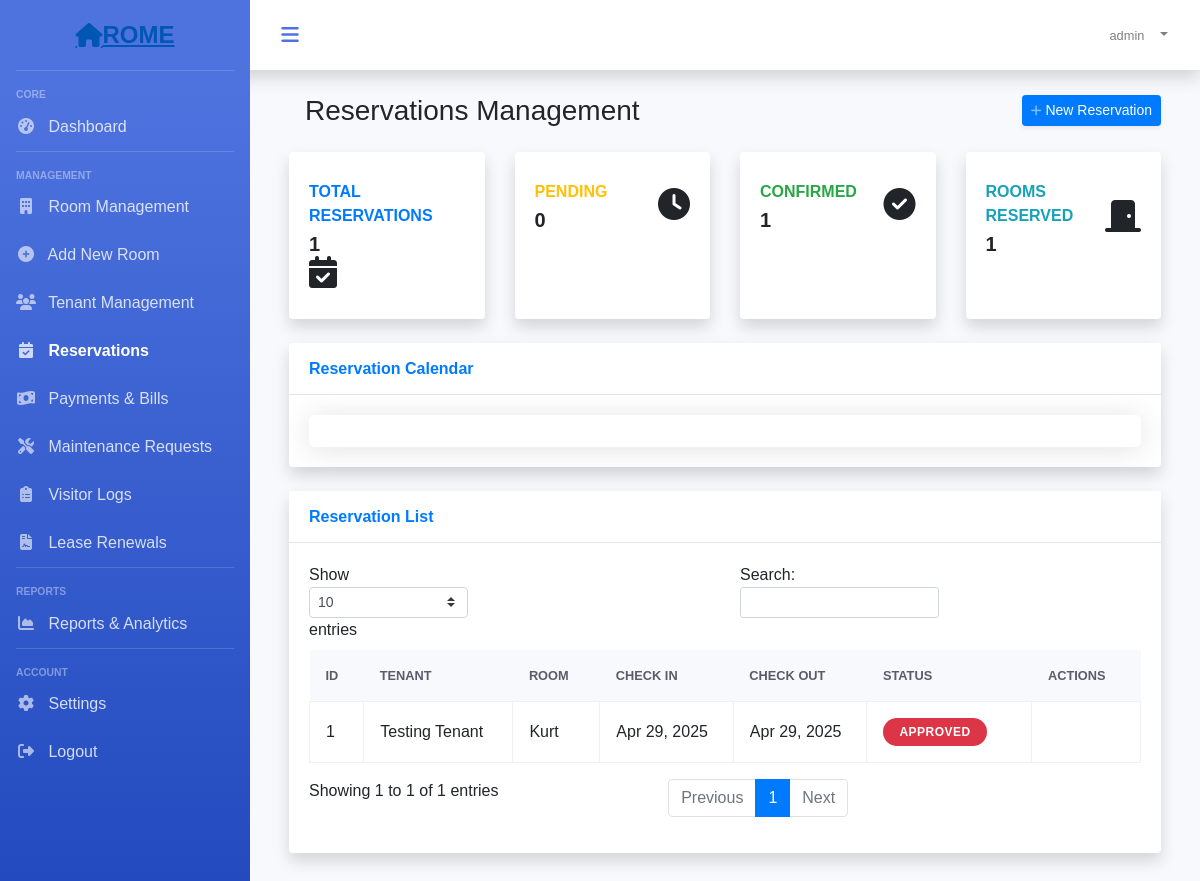
Page /app/reservations.php (signed in) on the committed database.
### tables this page shows
CREATE TABLE `reservations` (
  `id` int(10) UNSIGNED NOT NULL,
  `user_id` int(10) UNSIGNED NOT NULL,
  `room_id` int(10) UNSIGNED NOT NULL,
  `check_in_date` date NOT NULL,
  `check_out_date` date NOT NULL,
  `status` enum('pending','approved','rejected','cancelled') NOT NULL DEFAULT 'pending',
  `created_at` timestamp NULL DEFAULT current_timestamp(),
  `updated_at` timestamp NULL DEFAULT current_timestamp()
);

CREATE TABLE `users` (
  `id` int(10) UNSIGNED NOT NULL,
  `fullname` varchar(191) NOT NULL,
  `mobile` varchar(191) NOT NULL,
  `username` varchar(191) NOT NULL,
  `email` varchar(191) NOT NULL,
  `address` varchar(255) DEFAULT NULL,
  `image` varchar(255) DEFAULT NULL,
  `password` varchar(191) NOT NULL,
  `created_at` timestamp NULL DEFAULT current_timestamp(),
  `updated_at` timestamp NULL DEFAULT current_timestamp(),
  `role` varchar(100) DEFAULT 'user',
  `status` int(1) NOT NULL DEFAULT 1
);

CREATE TABLE `room_rental_registrations` (
  `id` int(10) UNSIGNED NOT NULL,
  `fullname` varchar(191) NOT NULL,
  `mobile` varchar(191) NOT NULL,
  `alternat_mobile` varchar(191) NOT NULL,
  `email` varchar(191) NOT NULL,
  `country` varchar(191) NOT NULL,
  `state` varchar(191) NOT NULL,
  `city` varchar(191) NOT NULL,
  `landmark` varchar(191) NOT NULL,
  `rent` varchar(191) NOT NULL,
  `sale` varchar(190) DEFAULT NULL,
  `deposit` varchar(191) NOT NULL,
  `plot_number` varchar(191) NOT NULL,
  `rooms` varchar(100) DEFAULT NULL,
  `address` varchar(191) NOT NULL,
  `accommodation` varchar(191) NOT NULL,
  `description` varchar(191) NOT NULL,
  `image` longtext DEFAULT NULL,
  `open_for_sharing` varchar(191) DEFAULT NULL,
  `other` varchar(191) DEFAULT NULL,
  `vacant` int(1) NOT NULL DEFAULT 1,
  `created_at` timestamp NULL DEFAULT current_timestamp(),
  `updated_at` timestamp NULL DEFAULT current_timestamp(),
  `user_id` int(10) DEFAULT NULL
);

### app/reservations.php (the view, shortened to what this page needs)
<?php
require_once('../includes/functions.php');
$stmt = $connect->prepare("
    SELECT r.*, u.fullname as tenant_name, rm.fullname as room_name,
           rm.rent as rent_per_month, rm.rooms as room_type
    FROM reservations r
    JOIN users u ON r.user_id = u.id
    JOIN room_rental_registrations rm ON r.room_id = rm.id
    ORDER BY r.created_at DESC
");
$stmt->execute();
$reservations = $stmt->fetchAll(PDO::FETCH_ASSOC);
$stmt = $connect->prepare("
    SELECT
        COUNT(*) as total_reservations,
        SUM(CASE WHEN status = 'pending' THEN 1 ELSE 0 END) as pending_reservations,
        SUM(CASE WHEN status = 'approved' THEN 1 ELSE 0 END) as confirmed_reservations,
        COUNT(DISTINCT room_id) as rooms_reserved
    FROM reservations
    WHERE status != 'cancelled' AND status != 'rejected'
");
$stmt->execute();
$stats = $stmt->fetch(PDO::FETCH_ASSOC);
$page_title = "Reservations Management";
?>
<!DOCTYPE html>
<html lang="en">
<head>
    <link href="https://stackpath.bootstrapcdn.com/bootstrap/4.5.2/css/bootstrap.min.css" rel="stylesheet">
    <link href="https://cdnjs.cloudflare.com/ajax/libs/font-awesome/6.5.1/css/all.min.css" rel="stylesheet">
    <link href='https://cdn.jsdelivr.net/npm/fullcalendar@5.11.3/main.min.css' rel='stylesheet' />
</head>
<body>
    <div id="wrapper">
        <?php include('../auth/includes/sidebar.php'); ?>
        <div id="content-wrapper">
            <div id="content">
                <nav class="navbar navbar-expand navbar-light bg-white topbar mb-4 static-top shadow">
                    <button id="sidebarToggleBtn" class="btn btn-link rounded-circle mr-3">
                        <i class="fa fa-bars"></i>
                    </button>
                    <ul class="navbar-nav ml-auto">
                        <li class="nav-item dropdown no-arrow">
                            <a class="nav-link dropdown-toggle" href="#" id="userDropdown" role="button" data-toggle="dropdown">
                                <span class="mr-2 d-none d-lg-inline text-gray-600 small">
                                    <?php echo $_SESSION['username']; ?>
                                </span>
                            </a>
                        </li>
                    </ul>
                </nav>
                <div class="container-fluid">
                    <div class="d-sm-flex align-items-center justify-content-between mb-4">
                        <h1 class="h3 mb-0 text-gray-800"><?php echo $page_title; ?></h1>
                        <a href="#" class="d-none d-sm-inline-block btn btn-sm btn-primary shadow-sm" data-toggle="modal" data-target="#newReservationModal">
                            <i class="fas fa-plus fa-sm text-white-50"></i> New Reservation
                        </a>
                    </div>
                    <div class="row">
                        <div class="col-xl-3 col-md-6 mb-4">
                            <div class="card border-left-primary shadow h-100 py-2 reservation-card">
                                <div class="card-body">
                                    <div class="row no-gutters align-items-center">
                                        <div class="col mr-2">
                                            <div class="text-xs font-weight-bold text-primary text-uppercase mb-1">
                                                Total Reservations
                                            </div>
                                            <div class="h5 mb-0 font-weight-bold text-gray-800">
                                                <?php echo $stats['total_reservations']; ?>
                                            </div>
                                        </div>
                                        <div class="col-auto">
                                            <i class="fas fa-calendar-check fa-2x text-gray-300"></i>
                                        </div>
                                    </div>
                                </div>
                            </div>
                        </div>
                        <div class="col-xl-3 col-md-6 mb-4">
                            <div class="card border-left-warning shadow h-100 py-2 reservation-card">
                                <div class="card-body">
                                    <div class="row no-gutters align-items-center">
                                        <div class="col mr-2">
                                            <div class="text-xs font-weight-bold text-warning text-uppercase mb-1">
                                                Pending
                                            </div>
                                            <div class="h5 mb-0 font-weight-bold text-gray-800">
                                                <?php echo $stats['pending_reservations']; ?>
                                            </div>
                                        </div>
                                        <div class="col-auto">
                                            <i class="fas fa-clock fa-2x text-gray-300"></i>
                                        </div>
                                    </div>
                                </div>
                            </div>
                        </div>
                        <div class="col-xl-3 col-md-6 mb-4">
                            <div class="card border-left-success shadow h-100 py-2 reservation-card">
                                <div class="card-body">
                                    <div class="row no-gutters align-items-center">
                                        <div class="col mr-2">
                                            <div class="text-xs font-weight-bold text-success text-uppercase mb-1">
                                                Confirmed
                                            </div>
                                            <div class="h5 mb-0 font-weight-bold text-gray-800">
                                                <?php echo $stats['confirmed_reservations']; ?>
                                            </div>
                                        </div>
                                        <div class="col-auto">
                                            <i class="fas fa-check-circle fa-2x text-gray-300"></i>
                                        </div>
                                    </div>
                                </div>
                            </div>
                        </div>
                        <div class="col-xl-3 col-md-6 mb-4">
                            <div class="card border-left-info shadow h-100 py-2 reservation-card">
                                <div class="card-body">
                                    <div class="row no-gutters align-items-center">
                                        <div class="col mr-2">
                                            <div class="text-xs font-weight-bold text-info text-uppercase mb-1">
                                                Rooms Reserved
                                            </div>
                                            <div class="h5 mb-0 font-weight-bold text-gray-800">
                                                <?php echo $stats['rooms_reserved']; ?>
                                            </div>
                                        </div>
                                        <div class="col-auto">
                                            <i class="fas fa-door-closed fa-2x text-gray-300"></i>
                                        </div>
                                    </div>
                                </div>
                            </div>
                        </div>
                    </div>
                    <div class="card shadow mb-4">
                        <div class="card-header py-3">
                            <h6 class="m-0 font-weight-bold text-primary">Reservation Calendar</h6>
                        </div>
                        <div class="card-body">
                            <div id="calendar" class="calendar-container"></div>
                        </div>
                    </div>
                    <div class="card shadow mb-4">
                        <div class="card-header py-3">
                            <h6 class="m-0 font-weight-bold text-primary">Reservation List</h6>
                        </div>
                        <div class="card-body">
                            <div class="table-responsive">
                                <table class="table table-bordered" id="reservationsTable" width="100%" cellspacing="0">
                                    <thead>
                                        <tr>
                                            <th>ID</th>
                                            <th>Tenant</th>
                                            <th>Room</th>
                                            <th>Check In</th>
                                            <th>Check Out</th>
                                            <th>Status</th>
                                            <th>Actions</th>
                                        </tr>
                                    </thead>
                                    <tbody>
                                        <?php foreach ($reservations as $reservation): ?>
                                        <tr>
                                            <td><?php echo $reservation['id']; ?></td>
                                            <td><?php echo htmlspecialchars($reservation['tenant_name']); ?></td>
                                            <td><?php echo htmlspecialchars($reservation['room_name']); ?></td>
                                            <td class="date-range"><?php echo date('M d, Y', strtotime($reservation['check_in_date'])); ?></td>
                                            <td class="date-range"><?php echo date('M d, Y', strtotime($reservation['check_out_date'])); ?></td>
                                            <td>
                                                <span class="status-badge badge badge-<?php
                                                    echo $reservation['status'] == 'confirmed' ? 'success' :
                                                        ($reservation['status'] == 'pending' ? 'warning' : 'danger');
                                                ?>">
                                                    <?php echo ucfirst($reservation['status']); ?>
                                                </span>
                                            </td>
                                            <td>
                                            </td>
                                        </tr>
                                        <?php endforeach; ?>
                                    </tbody>
                                </table>
                            </div>
                        </div>
                    </div>
                </div>
            </div>
        </div>
    </div>
</body>
</html>

### rows in the picture
reservations: id "1", user.fullname "Testing Tenant", room_rental_registrations.fullname "Kurt", check_in_date "Apr 29, 2025", check_out_date "Apr 29, 2025", status "APPROVED"

### other values in the picture
$_SESSION['username'] "admin"
$page_title "Reservations Management"
$stats['total_reservations'] "1"
$stats['pending_reservations'] "0"
$stats['confirmed_reservations'] "1"
$stats['rooms_reserved'] "1"
